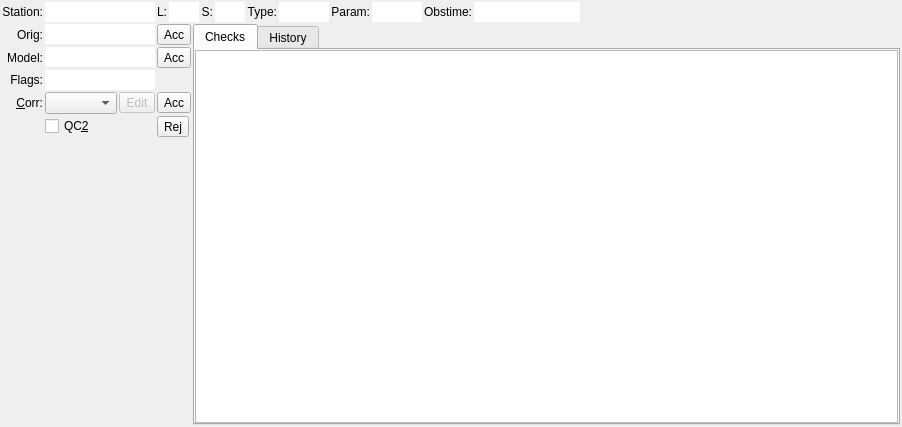
<?xml version="1.0" encoding="UTF-8"?>
<ui version="4.0">
 <class>SingleObservation</class>
 <widget class="QWidget" name="SingleObservation">
  <property name="geometry">
   <rect>
    <x>0</x>
    <y>0</y>
    <width>902</width>
    <height>427</height>
   </rect>
  </property>
  <property name="windowTitle">
   <string>Single Observation</string>
  </property>
  <property name="windowIcon">
   <iconset>icons:singleobservation.svg</iconset>
  </property>
  <layout class="QGridLayout" name="gridLayout" columnstretch="0,0,0,0,1">
   <property name="margin">
    <number>2</number>
   </property>
   <property name="spacing">
    <number>2</number>
   </property>
   <item row="0" column="0">
    <widget class="QLabel" name="labelStation">
     <property name="text">
      <string>Station:</string>
     </property>
     <property name="alignment">
      <set>Qt::AlignRight|Qt::AlignTrailing|Qt::AlignVCenter</set>
     </property>
    </widget>
   </item>
   <item row="1" column="0">
    <widget class="QLabel" name="labelOriginal">
     <property name="text">
      <string>Orig:</string>
     </property>
     <property name="alignment">
      <set>Qt::AlignRight|Qt::AlignTrailing|Qt::AlignVCenter</set>
     </property>
    </widget>
   </item>
   <item row="1" column="1" colspan="2">
    <widget class="QLineEdit" name="textOriginal">
     <property name="sizePolicy">
      <sizepolicy hsizetype="MinimumExpanding" vsizetype="Fixed">
       <horstretch>0</horstretch>
       <verstretch>0</verstretch>
      </sizepolicy>
     </property>
     <property name="minimumSize">
      <size>
       <width>50</width>
       <height>0</height>
      </size>
     </property>
     <property name="focusPolicy">
      <enum>Qt::NoFocus</enum>
     </property>
     <property name="contextMenuPolicy">
      <enum>Qt::NoContextMenu</enum>
     </property>
     <property name="acceptDrops">
      <bool>false</bool>
     </property>
     <property name="frame">
      <bool>false</bool>
     </property>
     <property name="readOnly">
      <bool>true</bool>
     </property>
    </widget>
   </item>
   <item row="1" column="3">
    <widget class="QToolButton" name="buttonAcceptOriginal">
     <property name="toolTip">
      <string>Accept the original value</string>
     </property>
     <property name="text">
      <string>Acc</string>
     </property>
     <property name="icon">
      <iconset>icons:accept.svg</iconset>
     </property>
     <property name="shortcut">
      <string>Ctrl+G</string>
     </property>
    </widget>
   </item>
   <item row="1" column="4" rowspan="6">
    <widget class="QTabWidget" name="tabs">
     <property name="sizePolicy">
      <sizepolicy hsizetype="MinimumExpanding" vsizetype="MinimumExpanding">
       <horstretch>0</horstretch>
       <verstretch>0</verstretch>
      </sizepolicy>
     </property>
     <property name="tabPosition">
      <enum>QTabWidget::North</enum>
     </property>
     <property name="currentIndex">
      <number>0</number>
     </property>
     <widget class="QWidget" name="tabChecks">
      <property name="sizePolicy">
       <sizepolicy hsizetype="MinimumExpanding" vsizetype="MinimumExpanding">
        <horstretch>0</horstretch>
        <verstretch>0</verstretch>
       </sizepolicy>
      </property>
      <attribute name="title">
       <string>Checks</string>
      </attribute>
      <layout class="QVBoxLayout" name="verticalLayout_18" stretch="1">
       <property name="spacing">
        <number>2</number>
       </property>
       <property name="sizeConstraint">
        <enum>QLayout::SetMinimumSize</enum>
       </property>
       <property name="margin">
        <number>0</number>
       </property>
       <item>
        <widget class="QSmallTable" name="tableChecks">
         <property name="sizePolicy">
          <sizepolicy hsizetype="Expanding" vsizetype="MinimumExpanding">
           <horstretch>0</horstretch>
           <verstretch>0</verstretch>
          </sizepolicy>
         </property>
         <property name="alternatingRowColors">
          <bool>true</bool>
         </property>
         <property name="selectionBehavior">
          <enum>QAbstractItemView::SelectRows</enum>
         </property>
         <attribute name="horizontalHeaderStretchLastSection">
          <bool>true</bool>
         </attribute>
         <attribute name="verticalHeaderVisible">
          <bool>false</bool>
         </attribute>
         <attribute name="verticalHeaderDefaultSectionSize">
          <number>20</number>
         </attribute>
        </widget>
       </item>
      </layout>
     </widget>
     <widget class="QWidget" name="tabHistory">
      <property name="sizePolicy">
       <sizepolicy hsizetype="MinimumExpanding" vsizetype="MinimumExpanding">
        <horstretch>0</horstretch>
        <verstretch>0</verstretch>
       </sizepolicy>
      </property>
      <attribute name="title">
       <string>History</string>
      </attribute>
      <layout class="QVBoxLayout" name="verticalLayout_17">
       <property name="spacing">
        <number>4</number>
       </property>
       <property name="sizeConstraint">
        <enum>QLayout::SetMinimumSize</enum>
       </property>
       <property name="leftMargin">
        <number>0</number>
       </property>
       <property name="topMargin">
        <number>0</number>
       </property>
       <property name="rightMargin">
        <number>2</number>
       </property>
       <property name="bottomMargin">
        <number>0</number>
       </property>
       <item>
        <widget class="QTableView" name="tableHistory"/>
       </item>
      </layout>
     </widget>
    </widget>
   </item>
   <item row="2" column="0">
    <widget class="QLabel" name="labelModel">
     <property name="text">
      <string>Model:</string>
     </property>
     <property name="alignment">
      <set>Qt::AlignRight|Qt::AlignTrailing|Qt::AlignVCenter</set>
     </property>
    </widget>
   </item>
   <item row="2" column="1" colspan="2">
    <widget class="QLineEdit" name="textModel">
     <property name="sizePolicy">
      <sizepolicy hsizetype="MinimumExpanding" vsizetype="Fixed">
       <horstretch>0</horstretch>
       <verstretch>0</verstretch>
      </sizepolicy>
     </property>
     <property name="minimumSize">
      <size>
       <width>50</width>
       <height>0</height>
      </size>
     </property>
     <property name="focusPolicy">
      <enum>Qt::NoFocus</enum>
     </property>
     <property name="contextMenuPolicy">
      <enum>Qt::NoContextMenu</enum>
     </property>
     <property name="acceptDrops">
      <bool>false</bool>
     </property>
     <property name="frame">
      <bool>false</bool>
     </property>
     <property name="readOnly">
      <bool>true</bool>
     </property>
    </widget>
   </item>
   <item row="2" column="3">
    <widget class="QToolButton" name="buttonAcceptModel">
     <property name="toolTip">
      <string>Accept the model value</string>
     </property>
     <property name="text">
      <string>Acc</string>
     </property>
     <property name="icon">
     <iconset>icons:accept.svg</iconset>
     </property>
     <property name="shortcut">
      <string>Ctrl+H</string>
     </property>
    </widget>
   </item>
   <item row="3" column="0">
    <widget class="QLabel" name="labelFlags">
     <property name="text">
      <string>Flags:</string>
     </property>
     <property name="alignment">
      <set>Qt::AlignRight|Qt::AlignTrailing|Qt::AlignVCenter</set>
     </property>
    </widget>
   </item>
   <item row="3" column="1" colspan="2">
    <widget class="QLineEdit" name="textFlags">
     <property name="sizePolicy">
      <sizepolicy hsizetype="Preferred" vsizetype="Fixed">
       <horstretch>0</horstretch>
       <verstretch>0</verstretch>
      </sizepolicy>
     </property>
     <property name="focusPolicy">
      <enum>Qt::NoFocus</enum>
     </property>
     <property name="contextMenuPolicy">
      <enum>Qt::NoContextMenu</enum>
     </property>
     <property name="acceptDrops">
      <bool>false</bool>
     </property>
     <property name="frame">
      <bool>false</bool>
     </property>
     <property name="readOnly">
      <bool>true</bool>
     </property>
    </widget>
   </item>
   <item row="4" column="0">
    <widget class="QLabel" name="labelCorrected">
     <property name="text">
      <string>&amp;Corr:</string>
     </property>
     <property name="alignment">
      <set>Qt::AlignRight|Qt::AlignTrailing|Qt::AlignVCenter</set>
     </property>
     <property name="buddy">
      <cstring>comboCorrected</cstring>
     </property>
    </widget>
   </item>
   <item row="4" column="1">
    <widget class="QComboBox" name="comboCorrected">
     <property name="sizePolicy">
      <sizepolicy hsizetype="MinimumExpanding" vsizetype="Fixed">
       <horstretch>0</horstretch>
       <verstretch>0</verstretch>
      </sizepolicy>
     </property>
    </widget>
   </item>
   <item row="4" column="2">
    <widget class="QToolButton" name="buttonEditor">
     <property name="enabled">
      <bool>false</bool>
     </property>
     <property name="toolTip">
      <string>Start an editor for this observation</string>
     </property>
     <property name="text">
      <string>Edit</string>
     </property>
     <property name="icon">
     <iconset>icons:editor.svg</iconset>
     </property>
     <property name="shortcut">
      <string>Ctrl+E</string>
     </property>
    </widget>
   </item>
   <item row="4" column="3">
    <widget class="QToolButton" name="buttonAcceptCorrected">
     <property name="toolTip">
      <string>Accept the corrected value</string>
     </property>
     <property name="text">
      <string>Acc</string>
     </property>
     <property name="icon">
     <iconset>icons:accept.svg</iconset>
     </property>
     <property name="shortcut">
      <string>Ctrl+J</string>
     </property>
    </widget>
   </item>
   <item row="5" column="1">
    <widget class="QCheckBox" name="checkQC2">
     <property name="toolTip">
      <string>Allow QC2 to override</string>
     </property>
     <property name="text">
      <string>QC&amp;2</string>
     </property>
    </widget>
   </item>
   <item row="5" column="3">
    <widget class="QToolButton" name="buttonReject">
     <property name="toolTip">
      <string>Reject the observation</string>
     </property>
     <property name="text">
      <string>Rej</string>
     </property>
     <property name="icon">
     <iconset>icons:reject.svg</iconset>
     </property>
     <property name="shortcut">
      <string>Ctrl+K</string>
     </property>
    </widget>
   </item>
   <item row="6" column="1">
    <spacer name="verticalSpacer">
     <property name="orientation">
      <enum>Qt::Vertical</enum>
     </property>
     <property name="sizeHint" stdset="0">
      <size>
       <width>20</width>
       <height>69</height>
      </size>
     </property>
    </spacer>
   </item>
   <item row="0" column="3" colspan="2">
    <layout class="QHBoxLayout" name="horizontalLayout" stretch="0,0,0,0,0,0,0,0,0,0,1">
     <property name="spacing">
      <number>2</number>
     </property>
     <item>
      <widget class="QLabel" name="labelLevel">
       <property name="text">
        <string>L:</string>
       </property>
       <property name="alignment">
        <set>Qt::AlignRight|Qt::AlignTrailing|Qt::AlignVCenter</set>
       </property>
      </widget>
     </item>
     <item>
      <widget class="QLineEdit" name="textLevel">
       <property name="sizePolicy">
        <sizepolicy hsizetype="MinimumExpanding" vsizetype="Fixed">
         <horstretch>0</horstretch>
         <verstretch>0</verstretch>
        </sizepolicy>
       </property>
       <property name="minimumSize">
        <size>
         <width>30</width>
         <height>0</height>
        </size>
       </property>
       <property name="maximumSize">
        <size>
         <width>30</width>
         <height>16777215</height>
        </size>
       </property>
       <property name="focusPolicy">
        <enum>Qt::NoFocus</enum>
       </property>
       <property name="contextMenuPolicy">
        <enum>Qt::NoContextMenu</enum>
       </property>
       <property name="acceptDrops">
        <bool>false</bool>
       </property>
       <property name="toolTip">
        <string>Level</string>
       </property>
       <property name="maxLength">
        <number>5</number>
       </property>
       <property name="frame">
        <bool>false</bool>
       </property>
       <property name="readOnly">
        <bool>true</bool>
       </property>
      </widget>
     </item>
     <item>
      <widget class="QLabel" name="labelSensorNr">
       <property name="text">
        <string>S:</string>
       </property>
       <property name="alignment">
        <set>Qt::AlignRight|Qt::AlignTrailing|Qt::AlignVCenter</set>
       </property>
      </widget>
     </item>
     <item>
      <widget class="QLineEdit" name="textSensorNr">
       <property name="sizePolicy">
        <sizepolicy hsizetype="MinimumExpanding" vsizetype="Fixed">
         <horstretch>0</horstretch>
         <verstretch>0</verstretch>
        </sizepolicy>
       </property>
       <property name="minimumSize">
        <size>
         <width>30</width>
         <height>0</height>
        </size>
       </property>
       <property name="maximumSize">
        <size>
         <width>30</width>
         <height>16777215</height>
        </size>
       </property>
       <property name="focusPolicy">
        <enum>Qt::NoFocus</enum>
       </property>
       <property name="contextMenuPolicy">
        <enum>Qt::NoContextMenu</enum>
       </property>
       <property name="acceptDrops">
        <bool>false</bool>
       </property>
       <property name="toolTip">
        <string>Sensor Number</string>
       </property>
       <property name="maxLength">
        <number>5</number>
       </property>
       <property name="frame">
        <bool>false</bool>
       </property>
       <property name="readOnly">
        <bool>true</bool>
       </property>
      </widget>
     </item>
     <item>
      <widget class="QLabel" name="labelType">
       <property name="text">
        <string>Type:</string>
       </property>
       <property name="alignment">
        <set>Qt::AlignRight|Qt::AlignTrailing|Qt::AlignVCenter</set>
       </property>
      </widget>
     </item>
     <item>
      <widget class="QLineEdit" name="textType">
       <property name="sizePolicy">
        <sizepolicy hsizetype="MinimumExpanding" vsizetype="Fixed">
         <horstretch>0</horstretch>
         <verstretch>0</verstretch>
        </sizepolicy>
       </property>
       <property name="minimumSize">
        <size>
         <width>40</width>
         <height>0</height>
        </size>
       </property>
       <property name="maximumSize">
        <size>
         <width>50</width>
         <height>16777215</height>
        </size>
       </property>
       <property name="focusPolicy">
        <enum>Qt::NoFocus</enum>
       </property>
       <property name="contextMenuPolicy">
        <enum>Qt::NoContextMenu</enum>
       </property>
       <property name="acceptDrops">
        <bool>false</bool>
       </property>
       <property name="maxLength">
        <number>5</number>
       </property>
       <property name="frame">
        <bool>false</bool>
       </property>
       <property name="readOnly">
        <bool>true</bool>
       </property>
      </widget>
     </item>
     <item>
      <widget class="QLabel" name="labelParam">
       <property name="text">
        <string>Param:</string>
       </property>
       <property name="alignment">
        <set>Qt::AlignRight|Qt::AlignTrailing|Qt::AlignVCenter</set>
       </property>
      </widget>
     </item>
     <item>
      <widget class="QLineEdit" name="textParam">
       <property name="sizePolicy">
        <sizepolicy hsizetype="MinimumExpanding" vsizetype="Fixed">
         <horstretch>0</horstretch>
         <verstretch>0</verstretch>
        </sizepolicy>
       </property>
       <property name="minimumSize">
        <size>
         <width>50</width>
         <height>0</height>
        </size>
       </property>
       <property name="maximumSize">
        <size>
         <width>50</width>
         <height>16777215</height>
        </size>
       </property>
       <property name="focusPolicy">
        <enum>Qt::NoFocus</enum>
       </property>
       <property name="contextMenuPolicy">
        <enum>Qt::NoContextMenu</enum>
       </property>
       <property name="acceptDrops">
        <bool>false</bool>
       </property>
       <property name="maxLength">
        <number>5</number>
       </property>
       <property name="frame">
        <bool>false</bool>
       </property>
       <property name="readOnly">
        <bool>true</bool>
       </property>
      </widget>
     </item>
     <item>
      <widget class="QLabel" name="labelObstime">
       <property name="text">
        <string>Obstime:</string>
       </property>
       <property name="alignment">
        <set>Qt::AlignRight|Qt::AlignTrailing|Qt::AlignVCenter</set>
       </property>
      </widget>
     </item>
     <item>
      <widget class="QLineEdit" name="textObstime">
       <property name="sizePolicy">
        <sizepolicy hsizetype="Preferred" vsizetype="Fixed">
         <horstretch>0</horstretch>
         <verstretch>0</verstretch>
        </sizepolicy>
       </property>
       <property name="focusPolicy">
        <enum>Qt::NoFocus</enum>
       </property>
       <property name="contextMenuPolicy">
        <enum>Qt::NoContextMenu</enum>
       </property>
       <property name="acceptDrops">
        <bool>false</bool>
       </property>
       <property name="frame">
        <bool>false</bool>
       </property>
       <property name="readOnly">
        <bool>true</bool>
       </property>
      </widget>
     </item>
     <item>
      <spacer name="horizontalSpacer">
       <property name="orientation">
        <enum>Qt::Horizontal</enum>
       </property>
       <property name="sizeHint" stdset="0">
        <size>
         <width>40</width>
         <height>20</height>
        </size>
       </property>
      </spacer>
     </item>
    </layout>
   </item>
   <item row="0" column="1" colspan="2">
    <widget class="QLineEdit" name="textStation">
     <property name="sizePolicy">
      <sizepolicy hsizetype="Preferred" vsizetype="Fixed">
       <horstretch>0</horstretch>
       <verstretch>0</verstretch>
      </sizepolicy>
     </property>
     <property name="focusPolicy">
      <enum>Qt::NoFocus</enum>
     </property>
     <property name="contextMenuPolicy">
      <enum>Qt::NoContextMenu</enum>
     </property>
     <property name="acceptDrops">
      <bool>false</bool>
     </property>
     <property name="frame">
      <bool>false</bool>
     </property>
     <property name="readOnly">
      <bool>true</bool>
     </property>
    </widget>
   </item>
  </layout>
 </widget>
 <layoutdefault spacing="2" margin="0"/>
 <customwidgets>
  <customwidget>
   <class>QSmallTable</class>
   <extends>QTableView</extends>
   <header>util/QSmallTable.hh</header>
  </customwidget>
 </customwidgets>
 <tabstops>
  <tabstop>comboCorrected</tabstop>
  <tabstop>buttonEditor</tabstop>
  <tabstop>buttonAcceptOriginal</tabstop>
  <tabstop>buttonAcceptModel</tabstop>
  <tabstop>buttonAcceptCorrected</tabstop>
  <tabstop>buttonReject</tabstop>
  <tabstop>checkQC2</tabstop>
  <tabstop>tabs</tabstop>
  <tabstop>tableChecks</tabstop>
  <tabstop>tableHistory</tabstop>
 </tabstops>
 <resources/>
 <connections>
  <connection>
   <sender>buttonAcceptOriginal</sender>
   <signal>clicked()</signal>
   <receiver>SingleObservation</receiver>
   <slot>onAcceptOriginal()</slot>
   <hints>
    <hint type="sourcelabel">
     <x>191</x>
     <y>44</y>
    </hint>
    <hint type="destinationlabel">
     <x>34</x>
     <y>185</y>
    </hint>
   </hints>
  </connection>
  <connection>
   <sender>buttonAcceptModel</sender>
   <signal>clicked()</signal>
   <receiver>SingleObservation</receiver>
   <slot>onAcceptModel()</slot>
   <hints>
    <hint type="sourcelabel">
     <x>198</x>
     <y>76</y>
    </hint>
    <hint type="destinationlabel">
     <x>33</x>
     <y>216</y>
    </hint>
   </hints>
  </connection>
  <connection>
   <sender>buttonAcceptCorrected</sender>
   <signal>clicked()</signal>
   <receiver>SingleObservation</receiver>
   <slot>onAcceptCorrected()</slot>
   <hints>
    <hint type="sourcelabel">
     <x>189</x>
     <y>127</y>
    </hint>
    <hint type="destinationlabel">
     <x>31</x>
     <y>252</y>
    </hint>
   </hints>
  </connection>
  <connection>
   <sender>buttonReject</sender>
   <signal>clicked()</signal>
   <receiver>SingleObservation</receiver>
   <slot>onReject()</slot>
   <hints>
    <hint type="sourcelabel">
     <x>195</x>
     <y>154</y>
    </hint>
    <hint type="destinationlabel">
     <x>29</x>
     <y>287</y>
    </hint>
   </hints>
  </connection>
  <connection>
   <sender>buttonEditor</sender>
   <signal>clicked()</signal>
   <receiver>SingleObservation</receiver>
   <slot>onStartEditor()</slot>
   <hints>
    <hint type="sourcelabel">
     <x>168</x>
     <y>119</y>
    </hint>
    <hint type="destinationlabel">
     <x>28</x>
     <y>325</y>
    </hint>
   </hints>
  </connection>
  <connection>
   <sender>comboCorrected</sender>
   <signal>activated(QString)</signal>
   <receiver>SingleObservation</receiver>
   <slot>onNewCorrected()</slot>
   <hints>
    <hint type="sourcelabel">
     <x>100</x>
     <y>132</y>
    </hint>
    <hint type="destinationlabel">
     <x>27</x>
     <y>356</y>
    </hint>
   </hints>
  </connection>
  <connection>
   <sender>checkQC2</sender>
   <signal>toggled(bool)</signal>
   <receiver>SingleObservation</receiver>
   <slot>onQc2Toggled(bool)</slot>
   <hints>
    <hint type="sourcelabel">
     <x>84</x>
     <y>150</y>
    </hint>
    <hint type="destinationlabel">
     <x>27</x>
     <y>388</y>
    </hint>
   </hints>
  </connection>
 </connections>
 <slots>
  <slot>onAcceptOriginal()</slot>
  <slot>onAcceptModel()</slot>
  <slot>onAcceptCorrected()</slot>
  <slot>onStartEditor()</slot>
  <slot>onNewCorrected()</slot>
  <slot>onReject()</slot>
  <slot>onQc2Toggled(bool)</slot>
 </slots>
</ui>
